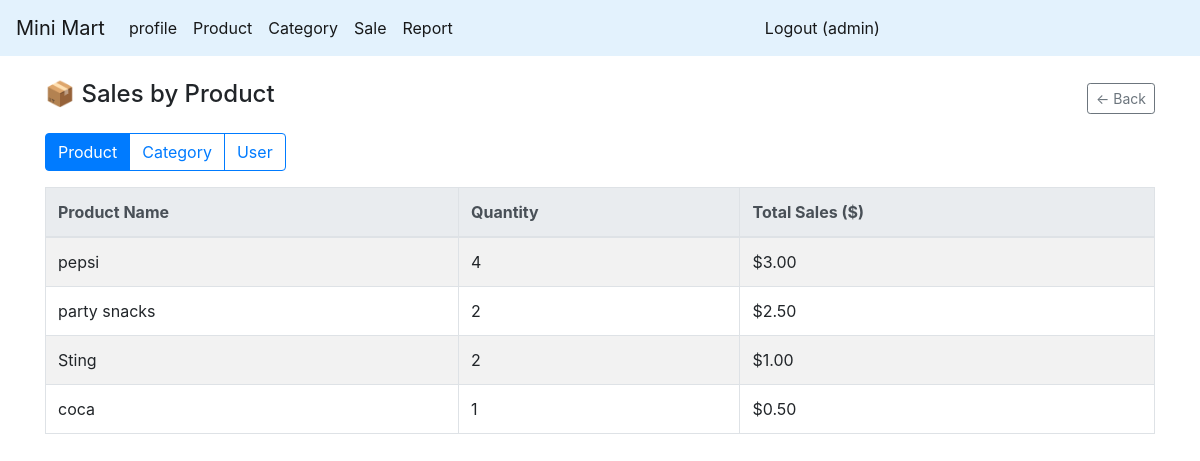
The page /report/saleby (signed in) on the database its author committed.
### app.py (models this page shows)
class User(db.Model):
    id = db.Column(db.Integer, primary_key=True)
    username = db.Column(db.String(80), unique=True, nullable=False)
    password = db.Column(db.String(120), nullable=False)
    email = db.Column(db.String(120), unique=True, nullable=False)
    address = db.Column(db.String(200), nullable=True)
    user_image = db.Column(db.String(200), nullable=True)

class Product(db.Model):
    product_id = db.Column(db.Integer, primary_key=True)
    product_name = db.Column(db.String(80), unique=True, nullable=False)
    category_id = db.Column(db.Integer, db.ForeignKey('category.category_id'), nullable=False)
    price = db.Column(db.Float, nullable=False)
    image_url = db.Column(db.String(200), nullable=False)
    stock = db.Column(db.Integer,default=0, nullable=False)

### route/report.py (the view, shortened to what this page needs)
@app.route('/report/saleby')
@jwt_required()
def report_saleby():
    user = get_jwt_identity()
    criteria = request.args.get('by', 'product')  # product / category / user
    if criteria == 'product':
        sql = text("""
            SELECT p.product_name, SUM(si.quantity * si.unit_price) AS total_sales, SUM(si.quantity) AS total_qty
            FROM sale_item si
            JOIN product p ON si.product_id = p.product_id
            GROUP BY p.product_id, p.product_name
            ORDER BY total_sales DESC
        """)
    else:
        flash("Invalid report criteria!", "danger")
        return redirect(url_for('report_home'))
    rows = db.session.execute(sql).fetchall()
    data = [dict(row._mapping) for row in rows]
    return render_template('report/saleby.html', data=data, user=user, criteria=criteria)

### app.py (called while the page is built)
@jwt.token_in_blocklist_loader
def check_if_token_revoked(jwt_header, jwt_payload):
    jti = jwt_payload["jti"]
    token = TokenBlocklist.query.filter_by(jti=jti).first()
    return token is not None

@app.before_request
@jwt_required(optional=True)
def auto_logout_deleted_user():
    if request.endpoint in ('login_page', 'do_login', 'static'):
        return
    username = get_jwt_identity()
    if not username:
        return
    sql = text("SELECT id FROM user WHERE username = :username")
    user = db.session.execute(sql, {"username": username}).fetchone()
    if not user:
        resp = redirect(url_for("login_page"))
        unset_jwt_cookies(resp)
        flash("Your account was deleted. Please contact admin.", "warning")
        return resp

### templates/report/saleby.html (shortened to what this page needs)
{% extends "master.html" %}
{% block main_content %}
<div class="container mt-4">
    <div class="d-flex justify-content-between align-items-center mb-3">
        <h4>
            {% if criteria == 'product' %}📦 Sales by Product{% endif %}
        </h4>
        <a href="{{ url_for('report_home') }}" class="btn btn-sm btn-outline-secondary">← Back</a>
    </div>
    <div class="btn-group mb-3">
        <a href="{{ url_for('report_saleby', by='product') }}" class="btn btn-outline-primary {% if criteria=='product' %}active{% endif %}">
            Product
        </a>
        <a href="{{ url_for('report_saleby', by='category') }}" class="btn btn-outline-primary {% if criteria=='category' %}active{% endif %}">
            Category
        </a>
        <a href="{{ url_for('report_saleby', by='user') }}" class="btn btn-outline-primary {% if criteria=='user' %}active{% endif %}">
            User
        </a>
    </div>
    <table class="table table-bordered table-striped">
        <thead class="thead-light">
            <tr>
                {% if criteria == 'product' %}
                    <th>Product Name</th>
                    <th class="text-end">Quantity</th>
                    <th class="text-end">Total Sales ($)</th>
                {% elif criteria == 'category' %}
                    <th>Category</th>
                    <th class="text-end">Quantity</th>
                    <th class="text-end">Total Sales ($)</th>
                {% elif criteria == 'user' %}
                    <th>Username</th>
                    <th class="text-end">Sales Count</th>
                    <th class="text-end">Total Sales ($)</th>
                {% endif %}
            </tr>
        </thead>
        <tbody>
        {% for row in data %}
            {% if criteria == 'product' %}
                <tr>
                    <td>{{ row.product_name }}</td>
                    <td class="text-end">{{ row.total_qty }}</td>
                    <td class="text-end">${{ '%.2f'|format(row.total_sales or 0) }}</td>
                </tr>
            {% elif criteria == 'category' %}
                <tr>
                    <td>{{ row.category_name }}</td>
                    <td class="text-end">{{ row.total_qty }}</td>
                    <td class="text-end">${{ '%.2f'|format(row.total_sales or 0) }}</td>
                </tr>
            {% elif criteria == 'user' %}
                <tr>
                    <td>{{ row.username }}</td>
                    <td class="text-end">{{ row.sale_count }}</td>
                    <td class="text-end">${{ '%.2f'|format(row.total_sales or 0) }}</td>
                </tr>
            {% endif %}
        {% else %}
            <tr><td colspan="3" class="text-center text-muted py-3">No data available</td></tr>
        {% endfor %}
        </tbody>
    </table>
</div>
{% endblock %}

### templates/master.html (shortened to what this page needs)
<!DOCTYPE html>
<html lang="en">
<head>
    {% include "style.html" %}
</head>
<body>
<div id="app">
    <div class="container-fluid p-0 m-0">
        <nav class="navbar navbar-expand-lg navbar-light" style="background-color: #e3f2fd;">
            <a class="navbar-brand" href="/">Mini Mart</a>
            <div class="collapse navbar-collapse" id="navbarSupportedContent">
                <ul class="navbar-nav mr-auto">
                    <li class="nav-item active"><a class="nav-link" href="/profile">profile</a></li>
                    <li class="nav-item active"><a class="nav-link" href="/product_list">Product</a></li>
                    <li class="nav-item active"><a class="nav-link" href="/category_list">Category</a></li>
                    <li class="nav-item active"><a class="nav-link" href="/sales_form">Sale</a></li>
                    <li class="nav-item active"><a class="nav-link" href="/report">Report</a></li>
                </ul>
                <ul class="navbar-nav mr-auto">
                    {% if user %}
                        <li class="nav-item active"><a class="nav-link" href="/logout">Logout ({{ user }})</a></li>
                    {% else %}
                        <li class="nav-item active"><a class="nav-link" href="/login">Login</a></li>
                    {% endif %}
                </ul>
            </div>
        </nav>
    </div>
    {% block main_content %}{% endblock %}
</div>
</body>
</html>

### rows shown on the page
User: username "admin"
Product: product_name "pepsi", total_qty "4", total_sales "3.00"
Product: product_name "party snacks", total_qty "2", total_sales "2.50"
Product: product_name "Sting", total_qty "2", category "1.00"
Product: product_name "coca", total_qty "1", price "0.50"
